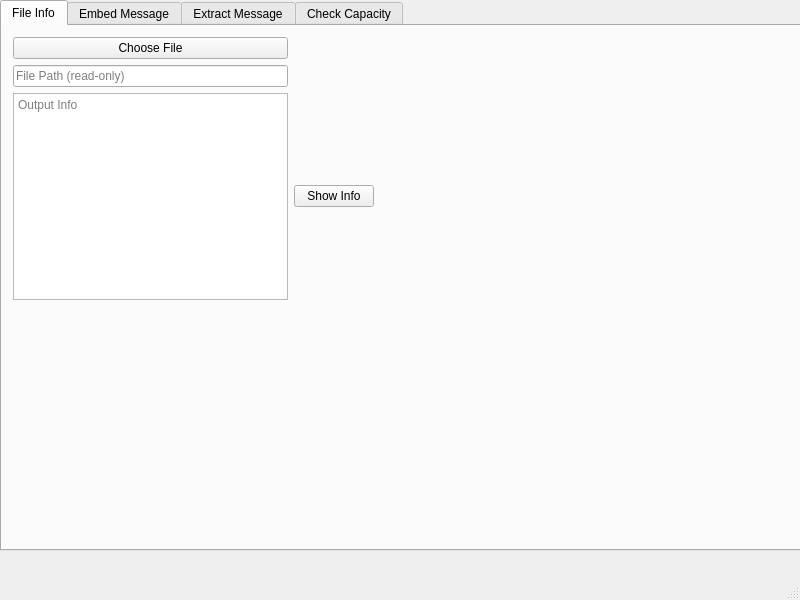
<?xml version="1.0" encoding="UTF-8"?>
<ui version="4.0">
 <class>Staganographer_App</class>
 <widget class="QMainWindow" name="MainWindow">
  <property name="geometry">
   <rect>
    <x>0</x>
    <y>0</y>
    <width>800</width>
    <height>600</height>
   </rect>
  </property>
  <property name="windowTitle">
   <string>MainWindow</string>
  </property>
  <widget class="QWidget" name="centralwidget">
   <widget class="QTabWidget" name="tabWidget">
    <property name="geometry">
     <rect>
      <x>0</x>
      <y>0</y>
      <width>801</width>
      <height>551</height>
     </rect>
    </property>
    <property name="currentIndex">
     <number>0</number>
    </property>
    <widget class="QWidget" name="tabInfo">
     <attribute name="title">
      <string>File Info</string>
     </attribute>
     <widget class="QWidget" name="">
      <property name="geometry">
       <rect>
        <x>11</x>
        <y>11</y>
        <width>361</width>
        <height>263</height>
       </rect>
      </property>
      <layout class="QGridLayout" name="gridLayout">
       <item row="0" column="0">
        <widget class="QPushButton" name="selectFileButton">
         <property name="text">
          <string>Choose File</string>
         </property>
        </widget>
       </item>
       <item row="1" column="0">
        <widget class="QLineEdit" name="filePathLineEdit">
         <property name="text">
          <string/>
         </property>
         <property name="readOnly">
          <bool>true</bool>
         </property>
         <property name="placeholderText">
          <string>File Path (read-only)</string>
         </property>
        </widget>
       </item>
       <item row="2" column="0">
        <widget class="QTextEdit" name="infoTextEdit">
         <property name="documentTitle">
          <string/>
         </property>
         <property name="readOnly">
          <bool>false</bool>
         </property>
         <property name="markdown">
          <string/>
         </property>
         <property name="html">
          <string>&lt;!DOCTYPE HTML PUBLIC &quot;-//W3C//DTD HTML 4.0//EN&quot; &quot;http://www.w3.org/TR/REC-html40/strict.dtd&quot;&gt;
&lt;html&gt;&lt;head&gt;&lt;meta name=&quot;qrichtext&quot; content=&quot;1&quot; /&gt;&lt;meta charset=&quot;utf-8&quot; /&gt;&lt;style type=&quot;text/css&quot;&gt;
p, li { white-space: pre-wrap; }
hr { height: 1px; border-width: 0; }
li.unchecked::marker { content: &quot;\2610&quot;; }
li.checked::marker { content: &quot;\2612&quot;; }
&lt;/style&gt;&lt;/head&gt;&lt;body style=&quot; font-family:'Noto Sans'; font-size:11pt; font-weight:400; font-style:normal;&quot;&gt;
&lt;p style=&quot;-qt-paragraph-type:empty; margin-top:7px; margin-bottom:7px; margin-left:0px; margin-right:0px; -qt-block-indent:0; text-indent:0px;&quot;&gt;&lt;br /&gt;&lt;/p&gt;&lt;/body&gt;&lt;/html&gt;</string>
         </property>
         <property name="placeholderText">
          <string>Output Info</string>
         </property>
        </widget>
       </item>
       <item row="2" column="1">
        <widget class="QPushButton" name="showInfoButton">
         <property name="text">
          <string>Show Info</string>
         </property>
        </widget>
       </item>
      </layout>
     </widget>
    </widget>
    <widget class="QWidget" name="tabEmbed">
     <attribute name="title">
      <string>Embed Message</string>
     </attribute>
     <widget class="QWidget" name="">
      <property name="geometry">
       <rect>
        <x>10</x>
        <y>10</y>
        <width>361</width>
        <height>291</height>
       </rect>
      </property>
      <layout class="QGridLayout" name="gridLayout_2">
       <item row="0" column="0">
        <widget class="QLineEdit" name="embedFilePathLineEdit">
         <property name="text">
          <string/>
         </property>
         <property name="readOnly">
          <bool>true</bool>
         </property>
         <property name="placeholderText">
          <string>File Path (read-only)</string>
         </property>
        </widget>
       </item>
       <item row="0" column="1">
        <widget class="QPushButton" name="selectEmbedFileButton">
         <property name="text">
          <string>Choose File</string>
         </property>
        </widget>
       </item>
       <item row="1" column="0">
        <widget class="QPushButton" name="embedButton">
         <property name="text">
          <string>Embed message</string>
         </property>
        </widget>
       </item>
       <item row="1" column="1">
        <widget class="QLabel" name="statusLabel">
         <property name="text">
          <string>Status:</string>
         </property>
        </widget>
       </item>
       <item row="2" column="0">
        <widget class="QLabel" name="label">
         <property name="text">
          <string>Embed message:</string>
         </property>
        </widget>
       </item>
       <item row="3" column="0">
        <widget class="QTextEdit" name="messageTextEdit">
         <property name="markdown">
          <string/>
         </property>
         <property name="html">
          <string>&lt;!DOCTYPE HTML PUBLIC &quot;-//W3C//DTD HTML 4.0//EN&quot; &quot;http://www.w3.org/TR/REC-html40/strict.dtd&quot;&gt;
&lt;html&gt;&lt;head&gt;&lt;meta name=&quot;qrichtext&quot; content=&quot;1&quot; /&gt;&lt;meta charset=&quot;utf-8&quot; /&gt;&lt;style type=&quot;text/css&quot;&gt;
p, li { white-space: pre-wrap; }
hr { height: 1px; border-width: 0; }
li.unchecked::marker { content: &quot;\2610&quot;; }
li.checked::marker { content: &quot;\2612&quot;; }
&lt;/style&gt;&lt;/head&gt;&lt;body style=&quot; font-family:'Noto Sans'; font-size:11pt; font-weight:400; font-style:normal;&quot;&gt;
&lt;p style=&quot;-qt-paragraph-type:empty; margin-top:7px; margin-bottom:7px; margin-left:0px; margin-right:0px; -qt-block-indent:0; text-indent:0px;&quot;&gt;&lt;br /&gt;&lt;/p&gt;&lt;/body&gt;&lt;/html&gt;</string>
         </property>
         <property name="placeholderText">
          <string>Message input field</string>
         </property>
        </widget>
       </item>
      </layout>
     </widget>
    </widget>
    <widget class="QWidget" name="tabExtract">
     <attribute name="title">
      <string>Extract Message</string>
     </attribute>
     <widget class="QWidget" name="">
      <property name="geometry">
       <rect>
        <x>10</x>
        <y>10</y>
        <width>406</width>
        <height>107</height>
       </rect>
      </property>
      <layout class="QGridLayout" name="gridLayout_3">
       <item row="0" column="0">
        <widget class="QLineEdit" name="extractFilePathLineEdit">
         <property name="text">
          <string/>
         </property>
         <property name="readOnly">
          <bool>true</bool>
         </property>
         <property name="placeholderText">
          <string>File Path (read-only)</string>
         </property>
        </widget>
       </item>
       <item row="0" column="1" rowspan="2">
        <widget class="QTextEdit" name="extractedMessageTextEdit">
         <property name="tabChangesFocus">
          <bool>false</bool>
         </property>
         <property name="documentTitle">
          <string/>
         </property>
         <property name="markdown">
          <string/>
         </property>
         <property name="html">
          <string>&lt;!DOCTYPE HTML PUBLIC &quot;-//W3C//DTD HTML 4.0//EN&quot; &quot;http://www.w3.org/TR/REC-html40/strict.dtd&quot;&gt;
&lt;html&gt;&lt;head&gt;&lt;meta name=&quot;qrichtext&quot; content=&quot;1&quot; /&gt;&lt;meta charset=&quot;utf-8&quot; /&gt;&lt;style type=&quot;text/css&quot;&gt;
p, li { white-space: pre-wrap; }
hr { height: 1px; border-width: 0; }
li.unchecked::marker { content: &quot;\2610&quot;; }
li.checked::marker { content: &quot;\2612&quot;; }
&lt;/style&gt;&lt;/head&gt;&lt;body style=&quot; font-family:'Noto Sans'; font-size:11pt; font-weight:400; font-style:normal;&quot;&gt;
&lt;p style=&quot;-qt-paragraph-type:empty; margin-top:7px; margin-bottom:7px; margin-left:0px; margin-right:0px; -qt-block-indent:0; text-indent:0px;&quot;&gt;&lt;br /&gt;&lt;/p&gt;&lt;/body&gt;&lt;/html&gt;</string>
         </property>
         <property name="placeholderText">
          <string>Output of the extracted message</string>
         </property>
        </widget>
       </item>
       <item row="1" column="0">
        <widget class="QPushButton" name="selectExtractFileButton">
         <property name="text">
          <string>Choose File</string>
         </property>
        </widget>
       </item>
       <item row="2" column="0">
        <widget class="QPushButton" name="extractButton">
         <property name="text">
          <string>Extract message</string>
         </property>
        </widget>
       </item>
      </layout>
     </widget>
    </widget>
    <widget class="QWidget" name="tabCheck">
     <attribute name="title">
      <string>Check Capacity</string>
     </attribute>
     <widget class="QWidget" name="">
      <property name="geometry">
       <rect>
        <x>10</x>
        <y>10</y>
        <width>406</width>
        <height>134</height>
       </rect>
      </property>
      <layout class="QGridLayout" name="gridLayout_4">
       <item row="0" column="0">
        <widget class="QLineEdit" name="checkFilePathLineEdit">
         <property name="text">
          <string/>
         </property>
         <property name="readOnly">
          <bool>true</bool>
         </property>
         <property name="placeholderText">
          <string>File Path (read-only)</string>
         </property>
        </widget>
       </item>
       <item row="0" column="1" rowspan="2">
        <widget class="QTextEdit" name="checkMessageTextEdit">
         <property name="markdown">
          <string/>
         </property>
         <property name="html">
          <string>&lt;!DOCTYPE HTML PUBLIC &quot;-//W3C//DTD HTML 4.0//EN&quot; &quot;http://www.w3.org/TR/REC-html40/strict.dtd&quot;&gt;
&lt;html&gt;&lt;head&gt;&lt;meta name=&quot;qrichtext&quot; content=&quot;1&quot; /&gt;&lt;meta charset=&quot;utf-8&quot; /&gt;&lt;style type=&quot;text/css&quot;&gt;
p, li { white-space: pre-wrap; }
hr { height: 1px; border-width: 0; }
li.unchecked::marker { content: &quot;\2610&quot;; }
li.checked::marker { content: &quot;\2612&quot;; }
&lt;/style&gt;&lt;/head&gt;&lt;body style=&quot; font-family:'Noto Sans'; font-size:11pt; font-weight:400; font-style:normal;&quot;&gt;
&lt;p style=&quot;-qt-paragraph-type:empty; margin-top:7px; margin-bottom:7px; margin-left:0px; margin-right:0px; -qt-block-indent:0; text-indent:0px;&quot;&gt;&lt;br /&gt;&lt;/p&gt;&lt;/body&gt;&lt;/html&gt;</string>
         </property>
         <property name="placeholderText">
          <string>Message input field</string>
         </property>
        </widget>
       </item>
       <item row="1" column="0">
        <widget class="QPushButton" name="selectCheckFileButton">
         <property name="text">
          <string>Choose File</string>
         </property>
        </widget>
       </item>
       <item row="2" column="0">
        <widget class="QLabel" name="label_3">
         <property name="text">
          <string>Message for verification:</string>
         </property>
        </widget>
       </item>
       <item row="2" column="1">
        <widget class="QPushButton" name="checkButton">
         <property name="text">
          <string>Check capacity</string>
         </property>
        </widget>
       </item>
       <item row="3" column="0">
        <widget class="QLabel" name="resultLabel">
         <property name="text">
          <string>Check result:</string>
         </property>
        </widget>
       </item>
      </layout>
     </widget>
    </widget>
   </widget>
  </widget>
  <widget class="QMenuBar" name="menubar">
   <property name="geometry">
    <rect>
     <x>0</x>
     <y>0</y>
     <width>800</width>
     <height>26</height>
    </rect>
   </property>
  </widget>
  <widget class="QStatusBar" name="statusbar"/>
 </widget>
 <resources/>
 <connections/>
</ui>
